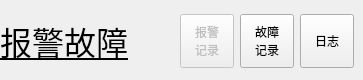
      <widget class="QWidget" name="page_27">
       <widget class="QToolButton" name="toolButton_jilu_riji">
        <property name="geometry">
         <rect>
          <x>300</x>
          <y>14</y>
          <width>54</width>
          <height>54</height>
         </rect>
        </property>
        <property name="text">
         <string>日志</string>
        </property>
       </widget>
       <widget class="QToolButton" name="toolButton_jilu_baojing">
        <property name="enabled">
         <bool>false</bool>
        </property>
        <property name="geometry">
         <rect>
          <x>180</x>
          <y>14</y>
          <width>54</width>
          <height>54</height>
         </rect>
        </property>
        <property name="text">
         <string>报警
记录</string>
        </property>
       </widget>
       <widget class="QToolButton" name="toolButton_jilu_guzhang">
        <property name="geometry">
         <rect>
          <x>240</x>
          <y>14</y>
          <width>54</width>
          <height>54</height>
         </rect>
        </property>
        <property name="text">
         <string>故障
记录</string>
        </property>
       </widget>
       <widget class="QLabel" name="label_zi_7">
        <property name="geometry">
         <rect>
          <x>0</x>
          <y>10</y>
          <width>151</width>
          <height>61</height>
         </rect>
        </property>
        <property name="font">
         <font>
          <pointsize>24</pointsize>
          <underline>true</underline>
         </font>
        </property>
        <property name="text">
         <string>报警故障</string>
        </property>
       </widget>
       <widget class="QToolButton" name="toolButton_jilu_del">
        <property name="geometry">
         <rect>
          <x>120</x>
          <y>10</y>
          <width>54</width>
          <height>54</height>
         </rect>
        </property>
        <property name="styleSheet">
         <string notr="true">QToolButton
{
	border: none;
	background: none;
}
QToolButton:hover
{
	border: none;
	background: none;
}
QToolButton:pressed
{
	border: none;
	background: none;
}</string>
        </property>
        <property name="text">
         <string/>
        </property>
       </widget>
      </widget>
